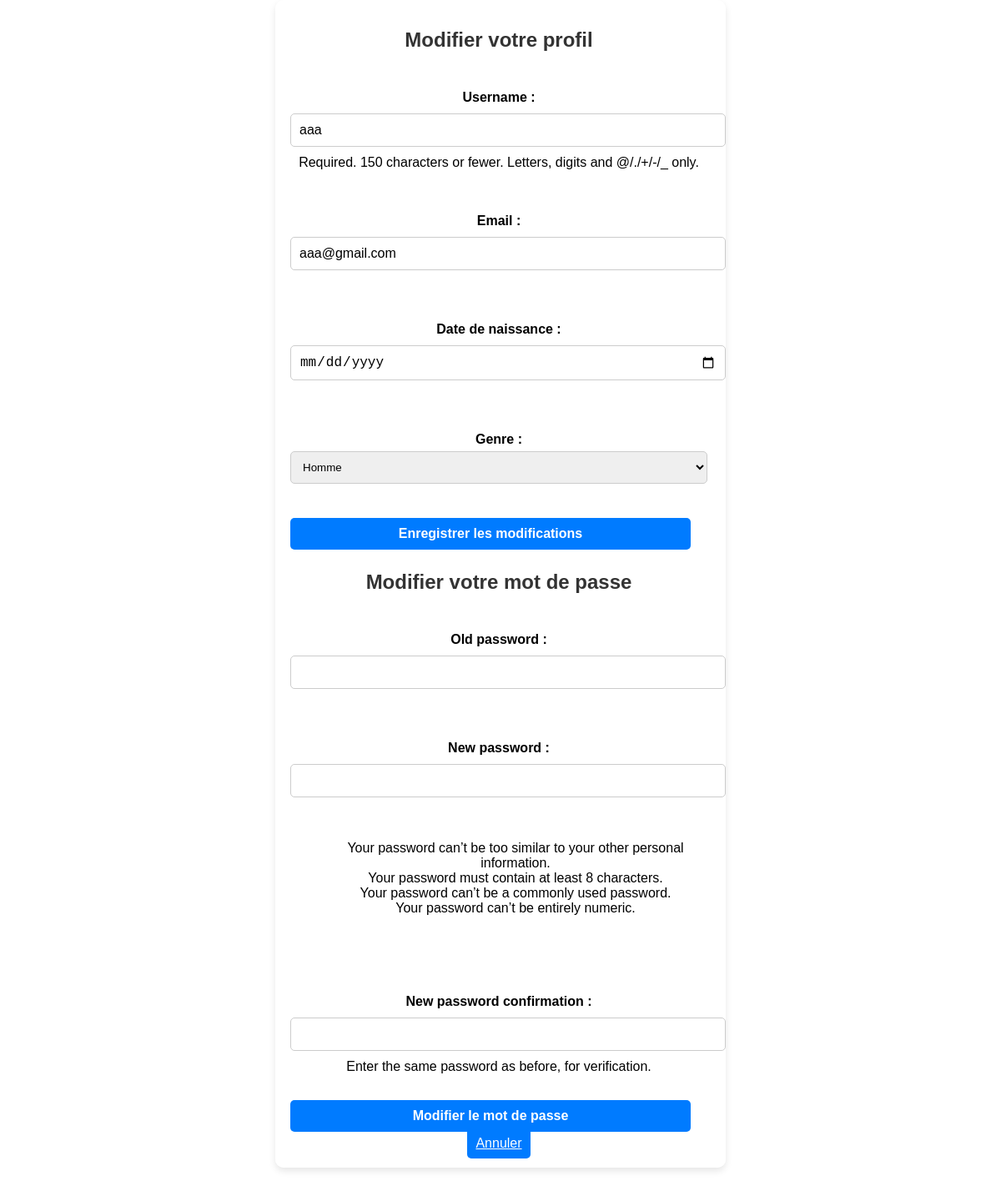
Page /user/modifier_profil/ (signed in) on the committed database.
### utilisateurs/models.py (models this page shows, shortened)
class Utilisateur(AbstractUser):
    email = models.EmailField(unique=True)  # Empêche les doublons
    date_de_naissance = models.DateField(null=True, blank=True)
    GENRE_CHOIX = [
        ('H', 'Homme'),
        ('F', 'Femme'),
        ('A', 'Autre'),
    ]
    genre = models.CharField(max_length=1, choices=GENRE_CHOIX, null=True, blank=True)
    niveau = models.PositiveIntegerField(default=1)  # Niveau de l'utilisateur
    experience = models.PositiveIntegerField(default=0)  # Points d'expérience de l'utilisateur
    valide = models.BooleanField(default=False)  # Validation par un administrateur
    TYPE_PERSONNE_CHOIX = [
        ('Serveur', 'Serveur'),
        ('Chef', 'Chef'),
        ('Client', 'Client'),
    ]
    type_personne = models.CharField(max_length=10, choices=TYPE_PERSONNE_CHOIX, default='Client')

### utilisateurs/views.py (the view, shortened to what this page needs)
# urls.py: path('modifier_profil/', modifier_profil, name='modifier_profil'),
@login_required
def modifier_profil(request):
    user = request.user
    profil_form = ProfilForm(instance=user)
    password_form = PasswordChangeForm(user=user)
    return render(request, "utilisateurs/modifier_profil.html", {
        "profil_form": profil_form,
        "password_form": password_form,
    })

### utilisateurs/forms.py (shortened to what this page needs)
class ProfilForm(forms.ModelForm):
    class Meta:
        model = Utilisateur
        fields = ['username', 'email', 'date_de_naissance', 'genre']
        widgets = {
            'date_de_naissance': forms.DateInput(attrs={'type': 'date'}),
        }

### utilisateurs/templates/utilisateurs/modifier_profil.html (shortened to what this page needs)
<!DOCTYPE html>
<html lang="fr">
<head>
    {% load static %}
    <link rel="stylesheet" href="{% static 'utilisateurs/style.css' %}">
</head>
<body>
    <div class="container">
        <h2>Modifier votre profil</h2>
        <form method="post">
            {{ profil_form.as_p }}
            <button type="submit" name="profil_submit" class="btn">Enregistrer les modifications</button>
        </form>
        <h2>Modifier votre mot de passe</h2>
        <form method="post">
            {{ password_form.as_p }}
            <button type="submit" name="password_submit" class="btn">Modifier le mot de passe</button>
        </form>
        <a href="{% url 'profil' %}" class="btn">Annuler</a>
    </div>
</body>
</html>

### utilisateurs/static/utilisateurs/style.css (style rules this page uses)
body { font-family: Arial, sans-serif; height: 100vh; margin: 0; }
.container { place-self: center; background: white; padding: 20px; border-radius: 8px; box-shadow: 0px 0px 10px rgba(0, 0, 0, 0.1); max-width: 500px; width: 100%; text-align: center; overflow-x: hidden; overflow-y: auto; max-height: 90vh; }
h2 { margin-bottom: 20px; color: #333; }
form { display: flex; flex-direction: column; gap: 10px; }
input { padding: 10px; margin-top: 5px; border: 1px solid #ccc; border-radius: 5px; font-size: 16px; width: calc(100% - 20px); margin: 5px 0; }
.btn { background-color: #007BFF; color: white; border: none; padding: 10px; border-radius: 5px; cursor: pointer; font-size: 16px; transition: background 0.3s; width: 100%; width: calc(100% - 20px); margin: 5px 0; }
ul { list-style-type : none; }
.container { max-width: 500px; margin: auto; padding: 20px; background: #fff; border-radius: 10px; box-shadow: 0 4px 8px rgba(0, 0, 0, 0.1); text-align: center; }
h2 { color: #333; }
label { display: block; margin: 10px 0 5px; font-weight: bold; }
input, select { width: 100%; padding: 10px; margin-bottom: 10px; border: 1px solid #ccc; border-radius: 5px; }
button { padding: 10px 15px; border: none; border-radius: 5px; cursor: pointer; font-weight: bold; background-color: #4caf50; color: white; }

### rows in the picture
Utilisateur: username "aaa", email "aaa@gmail.com", genre "Homme"
